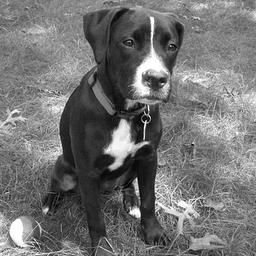
#> input picture content/ffts/luna_bw.png, 256 x 256 px
$ jupyter execute fft-multid.ipynb
#> lines starting #> are read from the running program, lines starting #| are printed output that depends on the picture
# FFT in Multiple Dimensions

We can extend our FFT to more than one dimension.  Consider the 2-d case:

\begin{align*}
F_{k_x,k_y} &= \sum_{m =0}^{N_x - 1} \sum_{n=0}^{N_y -1}
f_{mn} e^{-2\pi i (k_x m/N_x + k_y n/N_y)} \\
 &= \sum_{m =0}^{N_x - 1}
e^{-2\pi i k_x m/N_x}
\underbrace{\sum_{n=0}^{N_y -1} f_{mn} e^{-2\pi i k_y n/N_y}}_{\mbox{this is the y transform}}
\end{align*}

We see that we can decompose the multi-dimensional transform into a sequence of one-dimensional FFTs.

## Example: FFT of my dog

Here's an image of my dog:

download: [luna_bw.png](luna_bw.png)

Let's take the FFT.  We'll use the built in NumPy FFT routines.

[cell 1]
import numpy as np
import matplotlib.pyplot as plt

First let's read the image in as an array

[cell 2]
f = plt.imread("luna_bw.png")
#> f is the input picture: shape (256, 256) float32; min 0, max 1, mean 0.447
f.shape
#> Out = (256, 256)

Now let's take the FFT

[cell 3]
F = np.fft.fft2(f)

We can shift the spectrum so the k = 0 wavenumbers are at the center, using [`numpy.fft.fftshift()`](https://numpy.org/doc/stable/reference/generated/numpy.fft.fftshift.html)

[cell 4]
F_shift = np.fft.fftshift(F)

Now we can plot the amplitude and the phase (which we can get from [`numpy.angle()`](https://numpy.org/doc/stable/reference/generated/numpy.angle.html)

[cell 5]
F_mag = np.abs(F_shift)
F_phase = np.angle(F_shift)
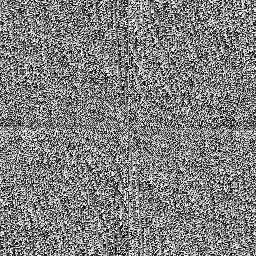
#> F_phase: shape (256, 256) float64; min -3.14, max 3.14, mean 4.79e-05; drawn with min black and max white

[cell 6]
fig = plt.figure()
ax1 = fig.add_subplot(121)
im = ax1.imshow(np.log(F_mag))
ax1.set_title(r"$|F|$")
fig.colorbar(im, ax=ax1, orientation="horizontal")

ax2 = fig.add_subplot(122)
im2 = ax2.imshow(F_phase)
ax2.set_title(r"$\phi$")
fig.colorbar(im2, ax=ax2, orientation="horizontal")
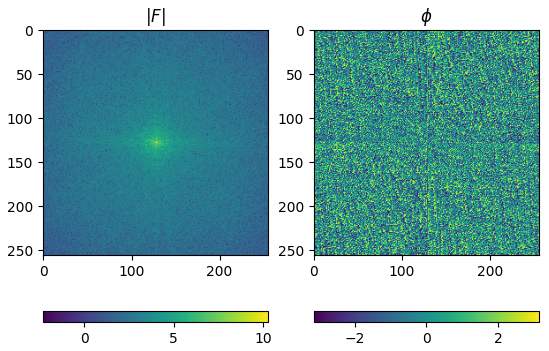
#> figure drawn by matplotlib, 4 panels

Let's filter out high frequencies

[cell 7]
ix, iy = np.mgrid[0:F_shift.shape[0], 0:F_shift.shape[1]]
ix -= F_shift.shape[0]//2
iy -= F_shift.shape[1]//2

[cell 8]
F_filtered = F_shift.copy()
F_filtered[np.hypot(ix, iy) > 25] = 0.0

[cell 9]
fig, ax = plt.subplots()
ax.imshow(np.log(np.abs(F_filtered)))
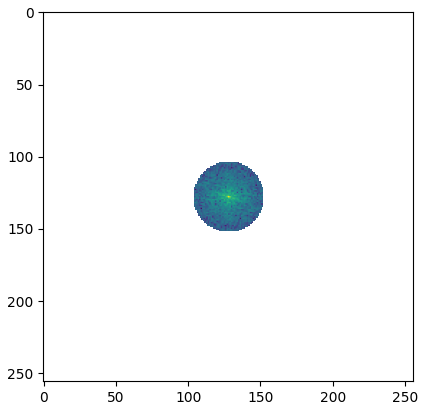
#> figure drawn by matplotlib, 1 panel

Let's transform this back and see the result

[cell 10]
f_filtered = np.fft.ifft2(np.fft.ifftshift(F_filtered))

[cell 11]
fig, ax = plt.subplots()
ax.imshow(f_filtered.real, cmap="gray")
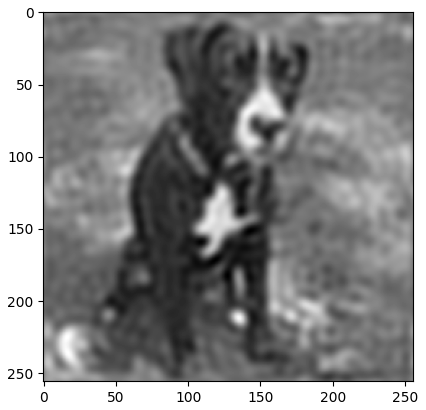
#> figure drawn by matplotlib, 1 panel
